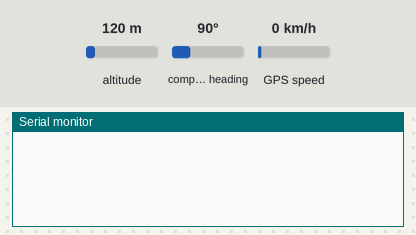
The sketch below on a simulated Arduino Mega 2560, built with avr-gcc and run on an emulated ATmega2560. Parts: the last lines printed to the serial monitor. The test bench sets the inputs (shaded band); at power-on: altitude 120 m, compass heading 90°, GPS speed 0 km/h. The GPS gets a fix after 3 s at 37.7749, -122.4194 with 8 satellites.

Above: at 1.2 s.
1.3 s: altitude set to 20 m
At 3.5 s:
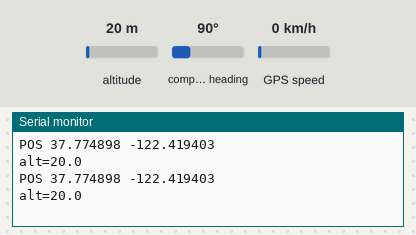
4.5 s: altitude set to 250 m
At 5.8 s:
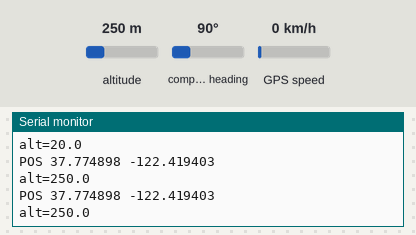

The sketch:

gps_serial1.ino
```cpp
// expect: POS 14.692
// expect: -17.446
// expect: alt=22.0
// module: {"type":"neo6m","pins":{"TX":"GP1","RX":"GP0"},"inp":{"gpsCold":0}}
// run-ms: 2300
// GPS NEO-6M sur Serial1 du Pico (TX du module sur GP1, RX de l'UART0) et TinyGPSPlus.
#include <TinyGPSPlus.h>
TinyGPSPlus gps;
void setup() { Serial.begin(115200); Serial1.begin(9600); }
void loop() {
  while (Serial1.available()) {
    if (gps.encode(Serial1.read()) && gps.location.isUpdated()) {
      Serial.print("POS "); Serial.print(gps.location.lat(), 6); Serial.print(' '); Serial.println(gps.location.lng(), 6);
      Serial.print("alt="); Serial.println(gps.altitude.meters(), 1);
    }
  }
}
```

Measured:
- after the input at 1.3 s, the serial monitor: prints a new line after 1.7 s (image 1)
- after the input at 4.5 s, the serial monitor: prints a new line after 0.53 s (image 2)
